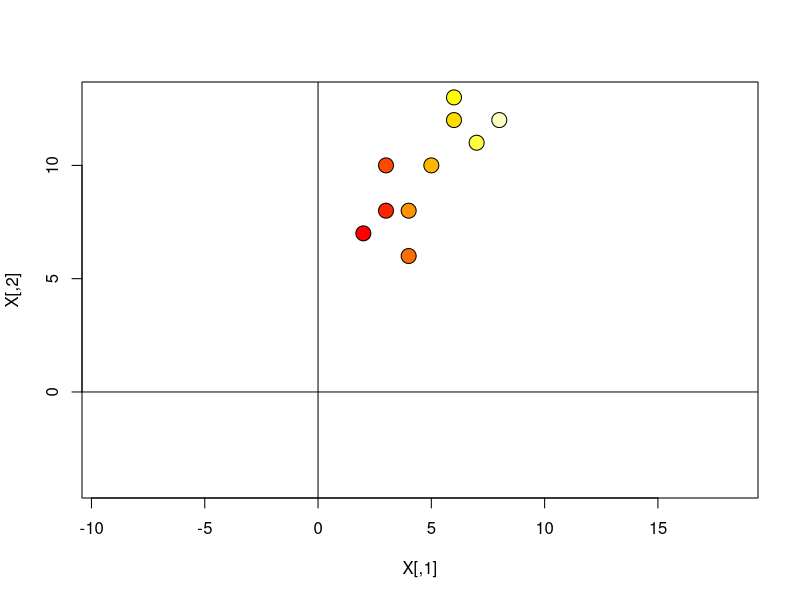
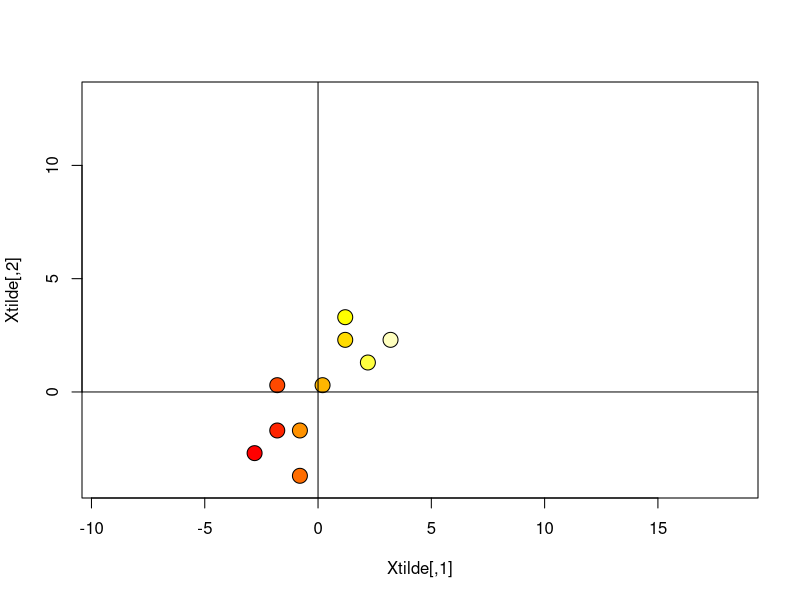
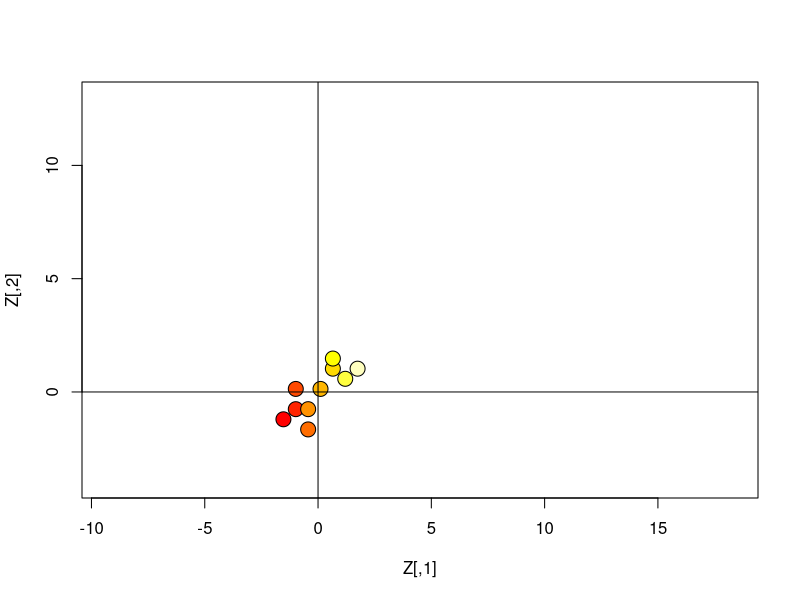

Reproduce these figures in R, in order.
## ---- chunk 1
knitr::opts_chunk$set(echo = T, eval= T, message=F, warning=F, error=F, comment=NA, cache=F, R.options=list(width=220))
## ---- chunk 2
n = 10
p = 2
X <- matrix(c(2,3,3,4,4,5,6,6,7,8,7,8,10,6,8,10,12,13,11,12),nrow=n,ncol=p)
X
## ---- chunk 3
# diagramma di dispersione per X
plot(X,xlim=c(-4,13),ylim=c(-4,13),asp=1, bg=heat.colors(n),pch=21,cex=2)
abline(h=0)
abline(v=0)
## ---- chunk 4
# vettore di 1
one.n <- matrix(rep(1,n),ncol=1)
one.n
# vettore delle medie
xbar <- (1/n) * t(X) %*% one.n
xbar
## ---- chunk 5
# matrice identità
I.n <- diag(rep(1,n))
I.n
# matrice di centramento
H <- I.n - (1/n) * one.n %*% t(one.n)
H
# simmetria t(H) = H
sum( t(H) - H )
# idempotenza HH = H
sum( H %*% H - H )
## ---- chunk 6
# matrice dei dati centrati 
Xtilde <- H %*% X
# diagramma di dispersione per dati centrati
plot(Xtilde, xlim=c(-4,13),ylim=c(-4,13),
     bg=heat.colors(n),pch=21,cex=2,asp=1)
abline(h=0)
abline(v=0)
## ---- chunk 7
sum( H%*%Xtilde - Xtilde )
## ---- chunk 8
# matrice di varianze/covarianze S
S <- (1/n) * t(H%*%X) %*% (H%*%X)
S
## ---- chunk 9
# matrice diagonale
D <- diag(diag(S)^(-.5)) 
D
# matrice di correlazione
R <- D %*% S %*% D
R
## ---- chunk 10
# matrice diagonale
D2 <- diag(diag(S)^(.5)) 
D2
# matrice di varianze/covarianze S
S = D2 %*% R %*% D2 
S
## ---- chunk 11
# matrice dati standardizzati
Z = Xtilde %*% D
# diagramma dispersione dati standardizzati
plot(Z,xlim=c(-4,13),ylim=c(-4,13), bg=heat.colors(n),pch=21,cex=2,asp=1)
abline(h=0)
abline(v=0)
## ---- chunk 12
( S_Xtilde <- (1/n) * t(H%*%Xtilde) %*% (H%*%Xtilde) )
( S_Z <- (1/n) * t(H%*%Z) %*% (H%*%Z) )
( R_Xtilde <-  diag(diag(S_Xtilde)^(-.5)) %*% S_Xtilde %*% diag(diag(S_Xtilde)^(-.5)) )
( S_Z <- diag(diag(S_Z)^(-.5)) %*% S_Z %*% diag(diag(S_Z)^(-.5)) )
